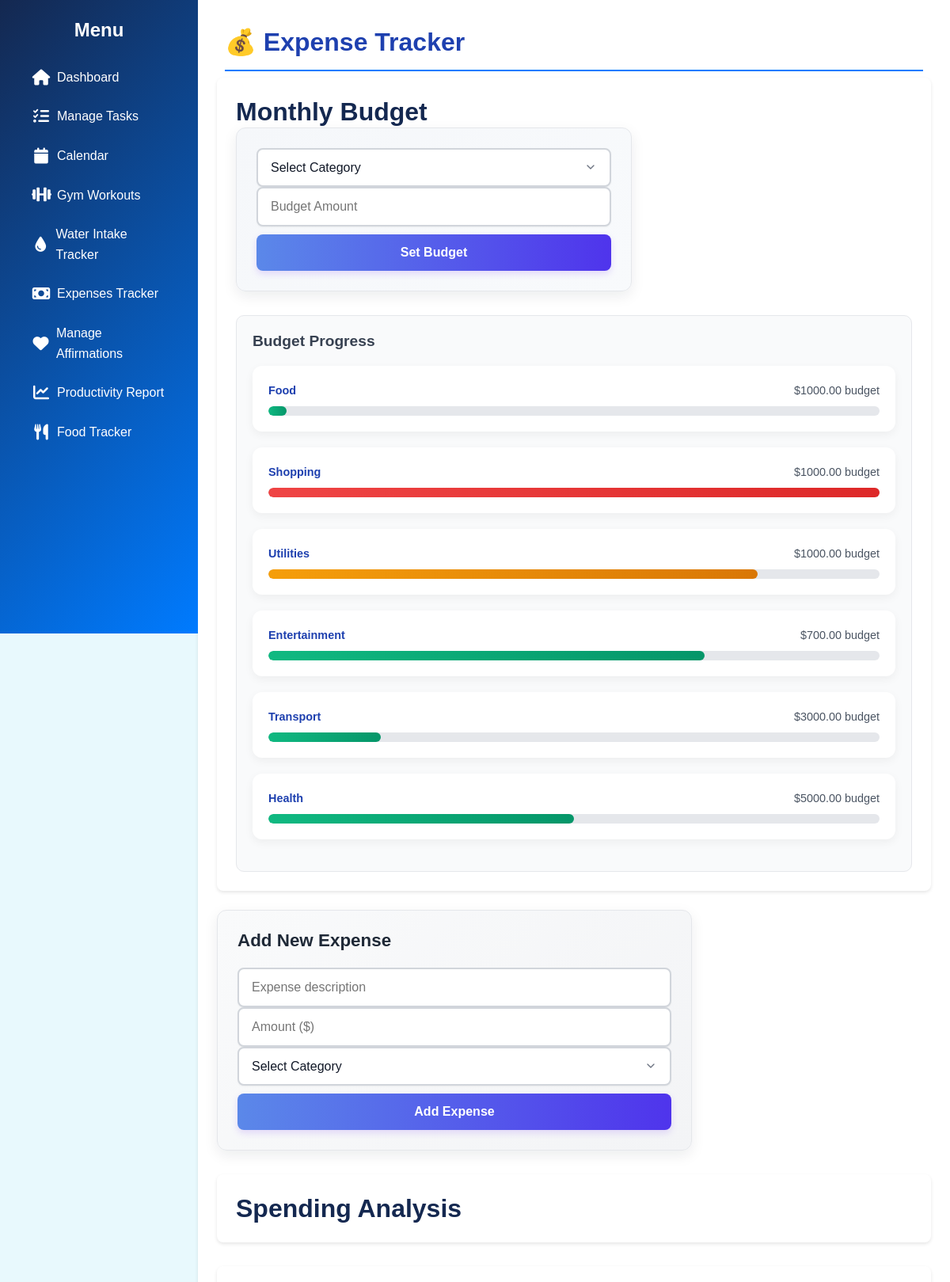
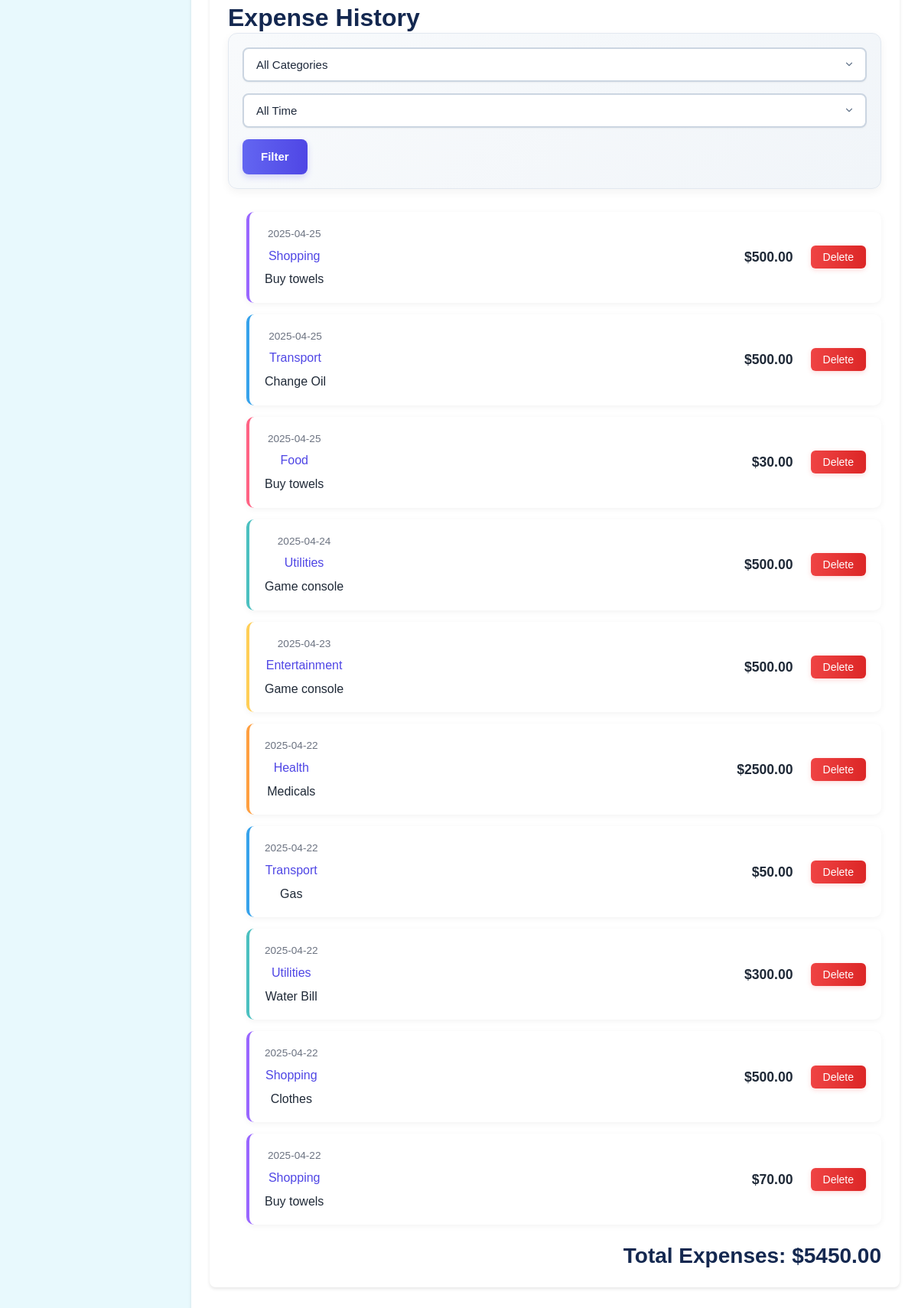
/expenses, run on the app's committed database (2 pictures, top to bottom).
### app.py (models this page shows)
class Budget(db.Model):
    id = db.Column(db.Integer, primary_key=True)
    category_id = db.Column(db.Integer, db.ForeignKey('expense_category.id'))
    amount = db.Column(db.Float, nullable=False)
    month = db.Column(db.Integer, nullable=False)
    year = db.Column(db.Integer, nullable=False)
    category = db.relationship('ExpenseCategory')

class ExpenseCategory(db.Model):
    id = db.Column(db.Integer, primary_key=True)
    name = db.Column(db.String(100), nullable=False, unique=True)
    color = db.Column(db.String(7))  # Hex color code

class Expense(db.Model):
    id = db.Column(db.Integer, primary_key=True)
    description = db.Column(db.String(200), nullable=False)
    amount = db.Column(db.Float, nullable=False)
    timestamp = db.Column(db.DateTime, default=db.func.now())
    category_id = db.Column(db.Integer, db.ForeignKey('expense_category.id'))
    category = db.relationship('ExpenseCategory')

### app.py (the view)
@app.route('/expenses', methods=['GET', 'POST'])
def expenses():
    today = datetime.today()
    current_month = today.month
    current_year = today.year
    category_filter = request.args.get('category_filter', '')
    time_filter = request.args.get('time_filter', 'all')
    query = Expense.query
    if category_filter:
        query = query.filter(Expense.category_id == category_filter)
    if time_filter == 'month':
        start_date = today.replace(day=1)
        query = query.filter(Expense.timestamp >= start_date)
    elif time_filter == 'week':
        start_date = today - timedelta(days=today.weekday())
        query = query.filter(Expense.timestamp >= start_date)
    filtered_expenses = query.order_by(Expense.timestamp.desc()).all()
    total_expenses = sum(exp.amount for exp in filtered_expenses)
    categories = ExpenseCategory.query.all()
    budgets = Budget.query.filter(
        Budget.month == current_month,
        Budget.year == current_year
    ).all()
    category_totals = {}
    for category in categories:
        cat_query = Expense.query.filter(Expense.category_id == category.id)
        monthly_expenses = cat_query.filter(
            extract('month', Expense.timestamp) == current_month,
            extract('year', Expense.timestamp) == current_year
        ).all()
        category_totals[category.id] = sum(exp.amount for exp in monthly_expenses)
    chart_data = {
        'categories': [],
        'months': []
    }
    for category in categories:
        chart_data['categories'].append({
            'name': category.name,
            'total': category_totals.get(category.id, 0),
            'color': category.color
        })
    for i in range(6):
        month_date = today - timedelta(days=30*i)
        month_start = month_date.replace(day=1)
        month_end = (month_start + timedelta(days=32)).replace(day=1) - timedelta(days=1)
        monthly_expenses = Expense.query.filter(
            and_(
                Expense.timestamp >= month_start,
                Expense.timestamp <= month_end
            )
        ).all()
        chart_data['months'].append({
            'date': month_start.strftime('%b %Y'),
            'total': sum(exp.amount for exp in monthly_expenses)
        })
    chart_data['months'].reverse()
    return render_template(
        'expenses.html',
        expenses=filtered_expenses,
        total=total_expenses,
        categories=categories,
        budgets=budgets,
        category_totals=category_totals,
        chart_data=chart_data,
        category_filter=category_filter,
        time_filter=time_filter,
        current_month=current_month,
        current_year=current_year
    )

### templates/expenses.html (shortened to what this page needs)
{% extends "base.html" %}
{% block content %}
<div class="expense-container">
    <h1 class="page-header">
        💰 Expense Tracker
    </h1>
    <div class="budget-section">
        <h2>Monthly Budget</h2>
        <form method="POST" action="{{ url_for('set_budget') }}">
            <select name="category_id" required>
                <option value="">Select Category</option>
            </select>
            <input type="number" step="0.01" name="amount" placeholder="Budget Amount" required>
            <button type="submit">Set Budget</button>
        </form>
        <div class="budget-progress">
            <h3>Budget Progress</h3>
            {% for budget in budgets %}
            <div class="progress-container">
                <div class="progress-label">
                    <span>{{ budget.category.name }}</span>
                    <span>${{ "%.2f"|format(budget.amount) }} budget</span>
                </div>
                {% set spent = category_totals.get(budget.category_id, 0) %}
                <div class="progress-bar">
                    <div class="progress-fill
                        {% if spent > budget.amount %}over-budget
                        {% elif spent > budget.amount * 0.75 %}near-budget
                        {% endif %}"
                        style="width: {{ (spent / budget.amount * 100) if budget.amount > 0 else 0 }}%">
                    </div>
                </div>
            </div>
            {% endfor %}
        </div>
    </div>
    <div class="expense-form">
        <h2>Add New Expense</h2>
        <form method="POST" action="{{ url_for('add_expense') }}">
            <input type="text" name="description" placeholder="Expense description" required>
            <input type="number" step="0.01" name="amount" placeholder="Amount ($)" required>
            <select name="category_id" required>
                <option value="">Select Category</option>
            </select>
            <button type="submit">Add Expense</button>
        </form>
    </div>
    <div class="charts-section">
        <h2>Spending Analysis</h2>
    </div>
    <div class="history-section">
        <h2>Expense History</h2>
        <div class="filters">
            <form method="GET" action="{{ url_for('expenses') }}">
                <select name="category_filter">
                    <option value="">All Categories</option>
                </select>
                <select name="time_filter">
                    <option value="all">All Time</option>
                </select>
                <button type="submit">Filter</button>
            </form>
        </div>
        <ul class="expense-list">
            {% for expense in expenses %}
            <li class="expense-item" style="border-left: 4px solid {{ expense.category.color }};">
                <div class="expense-info">
                    <span class="expense-date">{{ expense.timestamp.strftime('%Y-%m-%d') }}</span>
                    <span class="expense-category">{{ expense.category.name }}</span>
                    <span class="expense-desc">{{ expense.description }}</span>
                </div>
                <div class="expense-amount">
                    ${{ "%.2f"|format(expense.amount) }}
                    <form action="{{ url_for('delete_expense', expense_id=expense.id) }}" method="POST" class="delete-form">
                        <button type="submit" class="btn small danger" onclick="return confirm('Delete this expense?');">Delete</button>
                    </form>
                </div>
            </li>
            {% endfor %}
        </ul>
        <div class="total-section">
            <h3>Total Expenses: ${{ "%.2f"|format(total) }}</h3>
        </div>
    </div>
</div>
{% endblock %}

### data on the page
Budget: category.name "Food", amount "1000.00"
Budget: category.name "Shopping", amount "1000.00"
Budget: category.name "Utilities", amount "1000.00"
Budget: category.name "Entertainment", amount "700.00"
Budget: category.name "Transport", amount "3000.00"
Budget: category.name "Health", amount "5000.00"
Expense: timestamp "2025-04-25", category.name "Shopping", description "Buy towels", amount "500.00"
Expense: timestamp "2025-04-25", category.name "Transport", description "Change Oil", amount "500.00"
Expense: timestamp "2025-04-25", category.name "Food", description "Buy towels", amount "30.00"
Expense: timestamp "2025-04-24", category.name "Utilities", description "Game console", amount "500.00"
Expense: timestamp "2025-04-23", category.name "Entertainment", description "Game console", amount "500.00"
Expense: timestamp "2025-04-22", category.name "Health", description "Medicals", amount "2500.00"
Expense: timestamp "2025-04-22", category.name "Transport", description "Gas", amount "50.00"
Expense: timestamp "2025-04-22", category.name "Utilities", description "Water Bill", amount "300.00"
Expense: timestamp "2025-04-22", category.name "Shopping", description "Clothes", amount "500.00"
Expense: timestamp "2025-04-22", category.name "Shopping", description "Buy towels", amount "70.00"

### other printed values
{{ "%.2f"|format(total) }} "5450.00"
